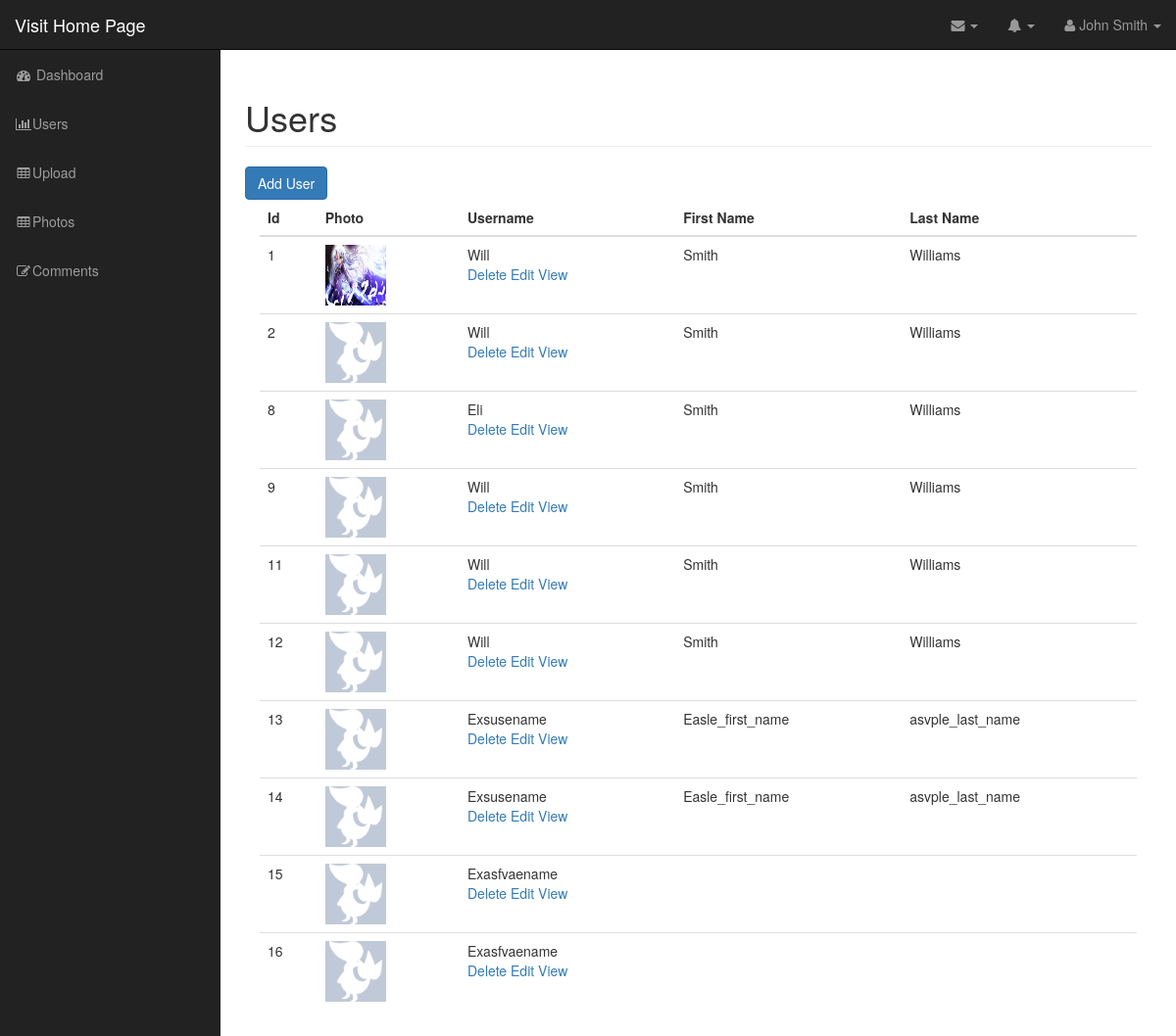
The page /admin/users.php (signed in) on the database its author committed.
### tables this page shows
CREATE TABLE `users` (
  `id` int(11) NOT NULL,
  `username` varchar(255) NOT NULL,
  `password` varchar(255) NOT NULL,
  `first_name` varchar(255) NOT NULL,
  `last_name` varchar(255) NOT NULL,
  `user_image` varchar(255) NOT NULL
);

### admin/includes/database.php (called while the page is built, shortened)
<?php
class Database {
	public $connection;
	public function open_db_connection(){
		$this->connection = new mysqli(DB_HOST, DB_USER, DB_PASS, DB_NAME);
	}
	public function query($sql){
		$result = $this->connection->query($sql);
		return $result;
	}
}
$database = new Database();

### admin/includes/db_object.php (called while the page is built, shortened)
<?php
class Db_object {
	public static function find_all(){
		return static::find_by_query("SELECT * FROM " . static::$db_table );
	}
	public static function find_by_query($sql){
		global $database;
		$result_set = $database->query($sql);
		$the_object_array = array();
		while($row = mysqli_fetch_array($result_set)){
			$the_object_array[] = static::instantiation($row);
		}
		return $the_object_array;
	}
	public static function instantiation($the_record){
		$the_object = new $calling_class;
        foreach ($the_record as $the_attribute => $value) {
        	if($the_object->has_the_attribute($the_attribute)){
        		$the_object->$the_attribute = $value;
        	}
        }
        return $the_object;
	}
	private function has_the_attribute($the_attribute){
		$object_properties = get_object_vars($this);
		return array_key_exists($the_attribute, $object_properties);
	}
}

### admin/includes/user.php (called while the page is built, shortened)
<?php
class User extends Db_object {
	public $user_image;
	public $upload_directory = "images";
	public $image_placeholder = "images/Placeholder.png";
	public function image_path_and_placeholder(){
		return empty($this->user_image) ? $this->image_placeholder : $this->upload_directory . DS . $this->user_image;
	}
}

### admin/users.php (the view, shortened to what this page needs)
<?php include("includes/header.php"); ?>
<?php
  $users = User::find_all();
 ?>
        <nav class="navbar navbar-inverse navbar-fixed-top" role="navigation">
        <?php include("includes/top_nav.php"); ?>
        <?php include("includes/side_nav.php"); ?>
        </nav>
        <div id="page-wrapper">
            <div class="container-fluid">
                <div class="row">
                    <div class="col-lg-12">
                        <h1 class="page-header">
                            Users
                        </h1>
                        <a href="add_user.php" class="btn btn-primary">Add User</a>
                        <div class="col-md-12">
                          <table class="table table-hover">
                            <thead>
                              <tr>
                                <th>Id</th>
                                <th>Photo</th>
                                <th>Username</th>
                                <th>First Name</th>
                                <th>Last Name</th>
                              </tr>
                            </thead>
                            <tbody>
                              <?php foreach ($users as $user) : ?>
                                <tr>
                                  <td><?php echo $user->id; ?></td>
                                  <td><img class="admin-user-thumbnail user-image" src="<?php echo $user->image_path_and_placeholder(); ?>" alt="" ></td>
                                  <td><?php echo $user->username; ?>
                                    <div class="action_link ">
                                      <a href="delete_user.php?id=<?php echo $user->id; ?>">Delete</a>
                                      <a href="edit_user.php?id=<?php echo $user->id; ?>">Edit</a>
                                      <a href="#">View</a>
                                    </div>
                                  </td>
                                  <td><?php echo $user->first_name; ?></td>
                                  <td><?php echo $user->last_name; ?></td>
                                </tr>
                            <?php endforeach; ?>
                            </tbody>
                          </table>
                        </div>
                    </div>
                </div>
            </div>
        </div>
  <?php include("includes/footer.php"); ?>

### admin/includes/header.php (shortened to what this page needs)
<!DOCTYPE html>
<html lang="en">
<head>
    <link href="css/bootstrap.min.css" rel="stylesheet">
    <link href="css/sb-admin.css" rel="stylesheet">
    <link href="css/styles.css" rel="stylesheet">
    <link href="font-awesome/css/font-awesome.min.css" rel="stylesheet" type="text/css">
</head>
<body>
    <div id="wrapper">

### admin/includes/top_nav.php (shortened to what this page needs)
<div class="navbar-header">
               <a class="navbar-brand" href="../index.php">Visit Home Page</a>
           </div>
           <ul class="nav navbar-right top-nav">
               <li class="dropdown">
                   <a href="#" class="dropdown-toggle" data-toggle="dropdown"><i class="fa fa-envelope"></i> <b class="caret"></b></a>
               </li>
               <li class="dropdown">
                   <a href="#" class="dropdown-toggle" data-toggle="dropdown"><i class="fa fa-bell"></i> <b class="caret"></b></a>
               </li>
               <li class="dropdown">
                   <a href="#" class="dropdown-toggle" data-toggle="dropdown"><i class="fa fa-user"></i> John Smith <b class="caret"></b></a>
               </li>
           </ul>

### admin/includes/side_nav.php
<div class="collapse navbar-collapse navbar-ex1-collapse">
                <ul class="nav navbar-nav side-nav">
                    <li>
                        <a href="index.php"><i class="fa fa-fw fa-dashboard"></i> Dashboard</a>
                    </li>
                    <li>
                        <a href="users.php"><i class="fa fa-fw fa-bar-chart-o"></i>Users</a>
                    </li>
                    <li>
                        <a href="upload.php"><i class="fa fa-fw fa-table"></i>Upload</a>
                    </li>
                    <li>
                        <a href="photos.php"><i class="fa fa-fw fa-table"></i>Photos</a>
                    </li>
                    <li>
                        <a href="comments.php"><i class="fa fa-fw fa-edit"></i>Comments</a>
                    </li>
                </ul>
            </div>

### admin/includes/footer.php (shortened to what this page needs)
  </div>
</body>
</html>

### admin/css/sb-admin.css (style rules this page uses)
body { margin-top: 100px; background-color: #222; }
@media (min-width:768px) { body { margin-top: 50px; } }
#wrapper { padding-left: 0; }
#page-wrapper { width: 100%; padding: 0; background-color: #fff; }
@media (min-width:768px) { #wrapper { padding-left: 225px; } }
@media (min-width:768px) { #page-wrapper { padding: 10px; } }
.top-nav { padding: 0 15px; }
.top-nav>li { display: inline-block; float: left; }
.top-nav>li>a { padding-top: 15px; padding-bottom: 15px; line-height: 20px; color: #999; }
@media (min-width:768px) { .side-nav { position: fixed; top: 51px; left: 225px; width: 225px; margin-left: -225px; border: none; border-radius: 0; overflow-y: auto; background-color: #222; } }
@media (min-width:768px) { .side-nav>li>a { width: 225px; } }

### admin/css/styles.css (style rules this page uses)
.user-image { width: 62px; height: 62px; }

### rows shown on the page
users: id "1", user_image (picture), username "Will", first_name "Smith", last_name "Williams"
users: id "2", username "Will", first_name "Smith", last_name "Williams"
users: id "8", username "Eli", first_name "Smith", last_name "Williams"
users: id "9", username "Will", first_name "Smith", last_name "Williams"
users: id "11", username "Will", first_name "Smith", last_name "Williams"
users: id "12", username "Will", first_name "Smith", last_name "Williams"
users: id "13", username "Exsusename", first_name "Easle_first_name", last_name "asvple_last_name"
users: id "14", username "Exsusename", first_name "Easle_first_name", last_name "asvple_last_name"
users: id "15", username "Exasfvaename"
users: id "16", username "Exasfvaename"
